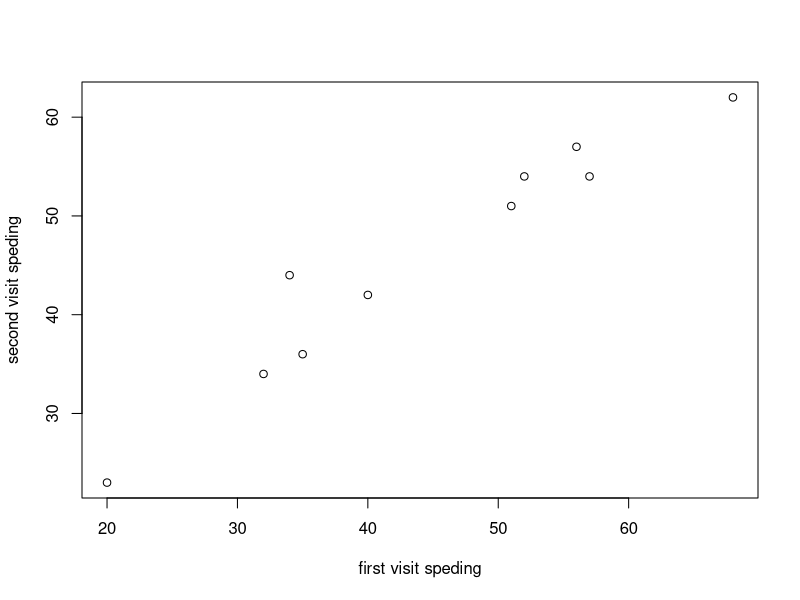
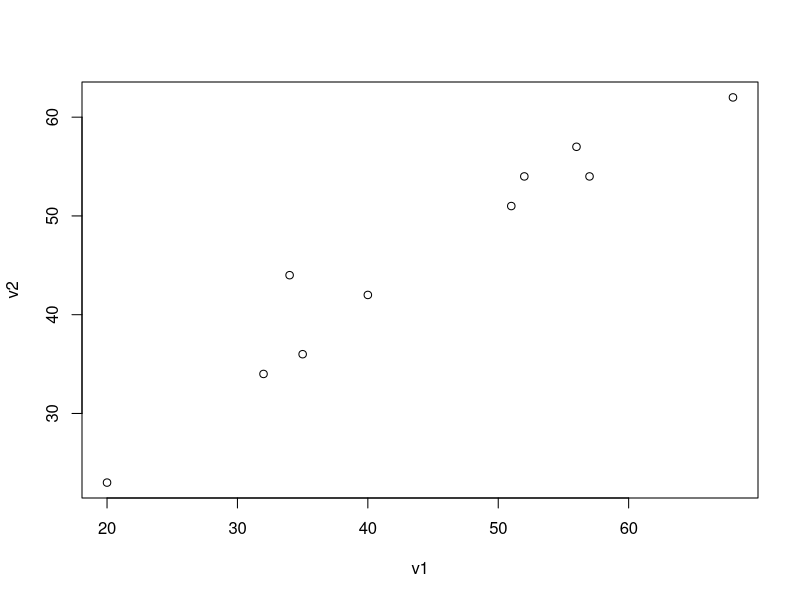

R code for these plots, in order: (Note: this script raises an error after producing the figures.)
# 1. Find a study that calculates a correlation. Provide the link to the study. 
# Calculate the correlation coefficient given the data and interpret what the correlation means in words for the study you chose.



# 2. A store keeps track of purchase history. 
# The manager wonders if there is an association between the amount of money a customer spends on their first visit to the store and their second visit. Below is data collected on 10 customers. Each column corresponds to one customer. For example, the first customer spend $20 on the first visit and $23 on the second visit. The second customer spend $32 on first visit and $34 on second, etc.
# Money spent on first visit (in dollars): 20,32,35,34,40,51,52,56,57,68 
# Money spent on second visit (in dollars): 23,34,36,44,42,51,54,57,54,62

# a. Display the relationship between first and second visit dollar amounts?

v1 <- c(20,32,35,34,40,51,52,56,57,68)
v2 <- c(23,34,36,44,42,51,54,57,54,62)

# Jevin's

plot(v1,v2,xlab="first visit speding",ylab="second visit speding")

r <- cor(v1,v2)
r

SE <- sqrt((1-r^2/(length(v1)-2)))
SE

# mine
data=cbind(v1,v2)
cor(data)
plot(data)
sd(data)/sqrt(10)
I=c(0.05/2, 1-0.05/2) 
I

# b. Describe the pattern in part (a) briefly. Is there a relationship? 
# Is it positive or negative? Is it linear or non-linear? Is it weak or strong?

# c. Calculate the correlation coefficient between the amount of money spent on the first visit and the second visit.
# d. What does the standard error in part (c) refer to?

rt <- cor.test(v1,v2)
rt$conf.int


# e. Calculate an approximate 95% confidence interval for ??.



#3. Answer the following question using the data from question (2).
#a. Adding $30 to each of the observations for the second visit. How is the correlation coefficient between first and second visits affected? What can you conclude about the effects on the correlation coefficient of adding a constant to one or both of the variables?

# Jevin's
v1_B <- v1+30
v2_B <- v2+30
cor(v1_B, v2_B)

# Mine
data_a=cbind(v1+30,v2)
data_b=cbind(v1,v2*100)
cor(data_a)
cor(data_b)

#b. Convert the first visit to cents (i.e., multiply by 100). How does this affect the correlation between the first and second visits? What can you conclude about the effects on the correlation coefficient of multiplying one or both of the variables by a constant?



#4. Some species seem to thrive in captivity, whereas others are prone to health and behavior difficulties when caged. Maternal care problems in some captive species, for example, lead to high infant mortality. Can these differences be predicted? The following data are measurements of the infant mortality (percentage of births) of 20 carnivore species in captivity along with the log (based-10) of the minimal home range sizes (in km2) of the same species in the wild (Clubb and Mason 2003). For example, -1.3 is the home range and 4 is the captive infant mortality percentage.
#Log home range size: -1.3 (4),-0.5 (22),-0.3 (0),0.2 (0),0.1 (11),0.5 (13),1.0 (17),0.3 (25),0.4 (24),0.5 (27),0.1 (29),0.2 (33),0.4 (33),1.3 (42),1.2 (33),1.4 (20),1.6 (19),1.6 (19),1.8 (25),3.1 (65)

#a. Draw a scatter plot of these data, with log of home range size as the explanatory variable. Describe the association between the two variables in words.

b1 <- c()
b2 <- c()
plot(b1,b2)
#b. Estimate the slope and intercept of the least squares regression line, with the log of home range size as the explanatory variable. Add this line to your plot.

#c. Does home range size in the wild predict the mortality of captive carnivores? Carry out a formal test. Assume that the species data are independent.

#d. Outliers should be investigated because they might have a substantial effect on the estimate so of the slope and intercept. Recalculate the slope and intercept of the regression line from part (c) after excluding the outlier at large home range size (which correspond to the polar bear). Add the new line to your plot. By how much did it change the slope?